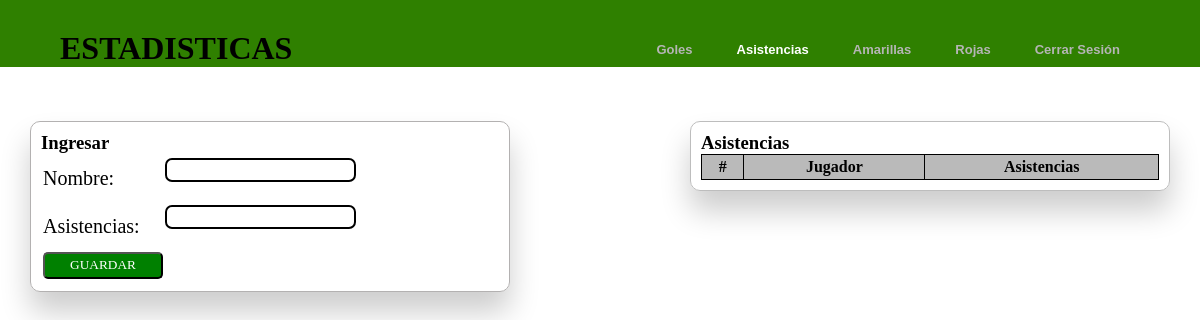
The app's page /estadisticas/asistencias.php (signed in), older data.
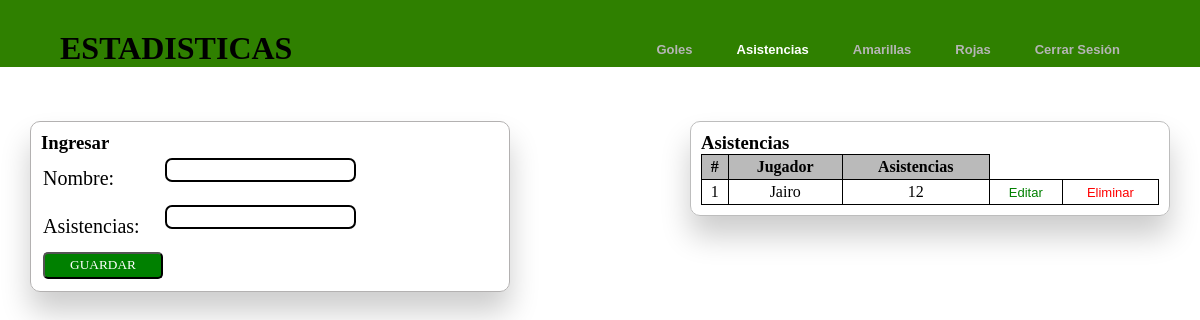
The same page, newer data.
### tables this page shows
CREATE TABLE `jugador2` (
  `jug_id` int(11) NOT NULL,
  `nombre` varchar(100) DEFAULT NULL,
  `asistencia` int(10) DEFAULT NULL
);

### estadisticas/asistencias.php (the view, shortened to what this page needs)
<?php
	if (!isset($_SESSION['nombre'])) {
		header('Location: ../login.php');
	}elseif(isset($_SESSION['nombre'])){
		include '../conexion.php';
		$sentencia = $bd->query("SELECT nombre, asistencia FROM jugador2 ORDER BY asistencia DESC LIMIT 10");
		$jugador = $sentencia->fetchAll(PDO::FETCH_OBJ);
	}else{
		echo "Error en el sistema";
	}
?>
<!DOCTYPE html>
<html lang="en">
<head
    <meta charset="UTF-8">
	<link rel="stylesheet" href="../estilos/stylegoleador.css">
	<link rel="stylesheet" href="https://cdnjs.cloudflare.com/ajax/libs/font-awesome/4.7.0/css/font-awesome.min.css">
</head>
<body>
	<header>
		<div class="header-content">
			<div class="logo">
				<h1>ESTADISTICAS</h1>
			</div>
			<div>
				<nav class="navegador">
		        	<ul>
		        		<li><a href="../paginaingresar.php" class="goles">Goles</a></li>
		                <li><a href="asistencias.php" class="asistencia">Asistencias</a></li>
		                <li><a href="amarillas.php" class="amarilla">Amarillas</a></li>
		                <li><a href="rojas.php" class="amarilla">Rojas</a></li>
		                <li><a href="../cerrarsesion.php" class="cerrarsesion">Cerrar Sesión</a></li>
		        	</ul>
		        </nav>
			</div>
		</div>
	</header>
	<div class="nombre-goles">
		<div class="divingreso">
			<h3>Ingresar</h3>
			<form method="POST" action="../ingresar/ingresarasis.php">
				<table class="ingreso">
					<tr>
						<td>Nombre: </td>
						<td><input type="text" class="form-control" name="txtnombre"></td>
				    </tr>
					<tr>
					    <td>Asistencias: </td>
					    <td><input type="number" class="form-control" name="txtasistencia"></td>
					</tr>
					<tr>
					    <td><input class="buttonIngresar" type="submit" value="GUARDAR"></td>
				    </tr>
			    </table>
		    </form>
		</div>
		<div class="muestra">
			<table class="tabla-goleador">
				<h3>Asistencias</h3>
				<tr>
                    <th>#</th>
                    <th>Jugador</th>
                    <th>Asistencias</th>
			    </tr>
				<?php
				$posicion =1;
				foreach ($jugador as $dato) {
					if ($posicion <= 10){
					?>
					<tr>
						<td><?php echo $posicion; ?></td>
						<td><?php echo $dato->nombre; ?></td>
						<td><?php echo $dato->asistencia; ?></td>
						<td><a class="btn btn-warning" id="edit" href="../editAndDelete/editAsis.php?nombre=<?php echo $dato->nombre; ?>">Editar</a></td>
                        <td><a class="btn btn-danger" id="delete" href="../editAndDelete/deleteAsis.php?nombre=<?php echo $dato->nombre; ?>">Eliminar</a></td>
					</tr>
					<?php
					$posicion++;
					} else {
						break;
					}
				}
			?>
			</table>
		</div>
	</div>
</body>
</html>

Row changes from the older to the newer data that the page shows:
added jugador2: nombre "Jairo", asistencia "12"
